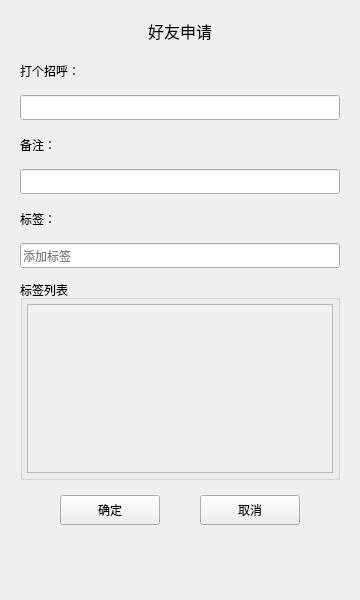
<?xml version="1.0" encoding="UTF-8"?>
<ui version="4.0">
 <class>ApplyFriendDialog</class>
 <widget class="QWidget" name="ApplyFriendDialog">
  <property name="geometry">
   <rect>
    <x>0</x>
    <y>0</y>
    <width>360</width>
    <height>600</height>
   </rect>
  </property>
  <property name="minimumSize">
   <size>
    <width>360</width>
    <height>600</height>
   </size>
  </property>
  <property name="maximumSize">
   <size>
    <width>360</width>
    <height>600</height>
   </size>
  </property>
  <property name="windowTitle">
   <string>Form</string>
  </property>
  <property name="layoutDirection">
   <enum>Qt::LayoutDirection::LeftToRight</enum>
  </property>
  <layout class="QVBoxLayout" name="verticalLayout_4">
   <property name="spacing">
    <number>12</number>
   </property>
   <property name="leftMargin">
    <number>20</number>
   </property>
   <property name="topMargin">
    <number>16</number>
   </property>
   <property name="rightMargin">
    <number>20</number>
   </property>
   <property name="bottomMargin">
    <number>16</number>
   </property>
   <item>
    <layout class="QHBoxLayout" name="horizontalLayout_2">
     <item>
      <spacer name="horizontalSpacer_4">
       <property name="orientation">
        <enum>Qt::Orientation::Horizontal</enum>
       </property>
       <property name="sizeHint" stdset="0">
        <size>
         <width>40</width>
         <height>20</height>
        </size>
       </property>
      </spacer>
     </item>
     <item>
      <widget class="QLabel" name="titleLabel">
       <property name="minimumSize">
        <size>
         <width>0</width>
         <height>30</height>
        </size>
       </property>
       <property name="font">
        <font>
         <pointsize>12</pointsize>
        </font>
       </property>
       <property name="text">
        <string>好友申请</string>
       </property>
      </widget>
     </item>
     <item>
      <spacer name="horizontalSpacer_5">
       <property name="orientation">
        <enum>Qt::Orientation::Horizontal</enum>
       </property>
       <property name="sizeHint" stdset="0">
        <size>
         <width>40</width>
         <height>20</height>
        </size>
       </property>
      </spacer>
     </item>
    </layout>
   </item>
   <item>
    <layout class="QVBoxLayout" name="verticalLayout">
     <item>
      <widget class="QLabel" name="applyLabel">
       <property name="minimumSize">
        <size>
         <width>0</width>
         <height>25</height>
        </size>
       </property>
       <property name="maximumSize">
        <size>
         <width>16777215</width>
         <height>25</height>
        </size>
       </property>
       <property name="text">
        <string>打个招呼：</string>
       </property>
      </widget>
     </item>
     <item>
      <widget class="QLineEdit" name="applyEdit">
       <property name="minimumSize">
        <size>
         <width>0</width>
         <height>25</height>
        </size>
       </property>
       <property name="maxLength">
        <number>30</number>
       </property>
      </widget>
     </item>
    </layout>
   </item>
   <item>
    <layout class="QVBoxLayout" name="verticalLayout_2">
     <item>
      <widget class="QLabel" name="remarkLabel">
       <property name="minimumSize">
        <size>
         <width>0</width>
         <height>25</height>
        </size>
       </property>
       <property name="maximumSize">
        <size>
         <width>16777215</width>
         <height>25</height>
        </size>
       </property>
       <property name="text">
        <string>备注：</string>
       </property>
      </widget>
     </item>
     <item>
      <widget class="QLineEdit" name="remarkEdit">
       <property name="minimumSize">
        <size>
         <width>0</width>
         <height>25</height>
        </size>
       </property>
       <property name="maxLength">
        <number>15</number>
       </property>
      </widget>
     </item>
    </layout>
   </item>
   <item>
    <layout class="QVBoxLayout" name="verticalLayout_3">
     <item>
      <widget class="QLabel" name="tipLabel">
       <property name="minimumSize">
        <size>
         <width>0</width>
         <height>25</height>
        </size>
       </property>
       <property name="maximumSize">
        <size>
         <width>16777215</width>
         <height>25</height>
        </size>
       </property>
       <property name="text">
        <string>标签：</string>
       </property>
      </widget>
     </item>
     <item>
      <widget class="QLineEdit" name="tipEdit">
       <property name="minimumSize">
        <size>
         <width>0</width>
         <height>25</height>
        </size>
       </property>
       <property name="maxLength">
        <number>10</number>
       </property>
       <property name="placeholderText">
        <string>添加标签</string>
       </property>
      </widget>
     </item>
    </layout>
   </item>
   <item>
    <widget class="QGroupBox" name="groupBox">
     <property name="minimumSize">
      <size>
       <width>0</width>
       <height>200</height>
      </size>
     </property>
     <property name="title">
      <string>标签列表</string>
     </property>
     <layout class="QVBoxLayout" name="verticalLayout_5">
      <property name="spacing">
       <number>0</number>
      </property>
      <property name="leftMargin">
       <number>4</number>
      </property>
      <property name="topMargin">
       <number>4</number>
      </property>
      <property name="rightMargin">
       <number>4</number>
      </property>
      <property name="bottomMargin">
       <number>4</number>
      </property>
      <item>
       <widget class="QScrollArea" name="scrollArea">
        <property name="widgetResizable">
         <bool>true</bool>
        </property>
        <widget class="QWidget" name="scrollAreaWidgetContents">
         <property name="geometry">
          <rect>
           <x>0</x>
           <y>0</y>
           <width>308</width>
           <height>173</height>
          </rect>
         </property>
        </widget>
       </widget>
      </item>
     </layout>
    </widget>
   </item>
   <item>
    <spacer name="verticalSpacer_4">
     <property name="orientation">
      <enum>Qt::Orientation::Vertical</enum>
     </property>
     <property name="sizeHint" stdset="0">
      <size>
       <width>20</width>
       <height>40</height>
      </size>
     </property>
    </spacer>
   </item>
   <item>
    <layout class="QHBoxLayout" name="horizontalLayout">
     <property name="spacing">
      <number>0</number>
     </property>
     <item>
      <spacer name="horizontalSpacer">
       <property name="orientation">
        <enum>Qt::Orientation::Horizontal</enum>
       </property>
       <property name="sizeHint" stdset="0">
        <size>
         <width>40</width>
         <height>20</height>
        </size>
       </property>
      </spacer>
     </item>
     <item>
      <widget class="QPushButton" name="sureBtn">
       <property name="minimumSize">
        <size>
         <width>100</width>
         <height>30</height>
        </size>
       </property>
       <property name="text">
        <string>确定</string>
       </property>
      </widget>
     </item>
     <item>
      <spacer name="horizontalSpacer_2">
       <property name="orientation">
        <enum>Qt::Orientation::Horizontal</enum>
       </property>
       <property name="sizeHint" stdset="0">
        <size>
         <width>40</width>
         <height>20</height>
        </size>
       </property>
      </spacer>
     </item>
     <item>
      <widget class="QPushButton" name="cancelBtn">
       <property name="minimumSize">
        <size>
         <width>100</width>
         <height>30</height>
        </size>
       </property>
       <property name="text">
        <string>取消</string>
       </property>
      </widget>
     </item>
     <item>
      <spacer name="horizontalSpacer_3">
       <property name="orientation">
        <enum>Qt::Orientation::Horizontal</enum>
       </property>
       <property name="sizeHint" stdset="0">
        <size>
         <width>40</width>
         <height>20</height>
        </size>
       </property>
      </spacer>
     </item>
    </layout>
   </item>
   <item>
    <spacer name="verticalSpacer_3">
     <property name="orientation">
      <enum>Qt::Orientation::Vertical</enum>
     </property>
     <property name="sizeHint" stdset="0">
      <size>
       <width>20</width>
       <height>96</height>
      </size>
     </property>
    </spacer>
   </item>
  </layout>
 </widget>
 <resources/>
 <connections/>
</ui>
